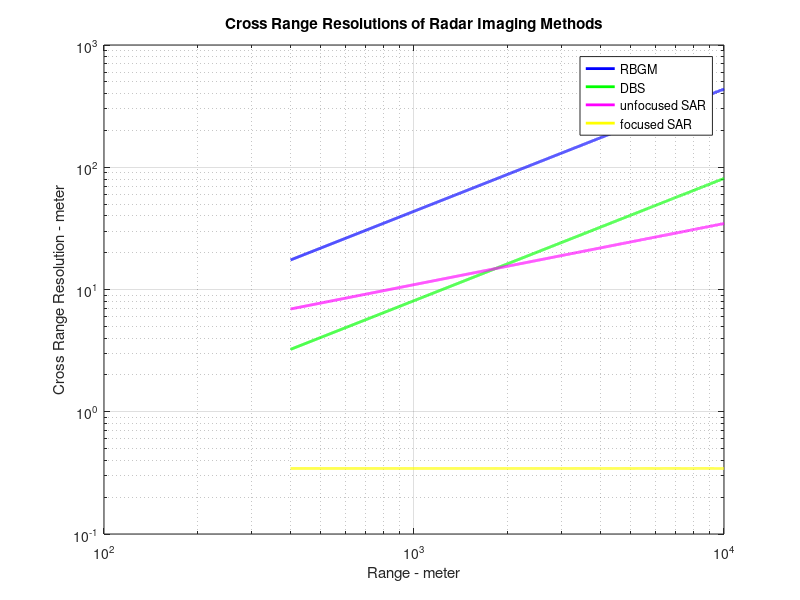

The MATLAB script that drew this image:
%% An analysis of Doppler beam sharpening technique used in fighter aircraft
%
% Please cite the paper below
% 
% [1] E. Onat and Y. Özkazanç, "An analysis of Doppler beam sharpening technique used in fighter aircraft," 2018 26th Signal Processing and Communications Applications Conference (SIU), Izmir, Turkey, 2018, pp. 1-4, doi: 10.1109/SIU.2018.8404521.
% 
% Contact
% Dr. Emrah Onat - TOBB University of Economics and Technology, Ankara, Turkey (eonat87@yahoo.com)
% Dr. Yakup Ozkazanc - Hacettepe University, Ankara, Turkey
%
% Matlab code for the Figure 

clear all
close all
clc

c = 3e8;       % speed of light  (m/s)
f = 10e9;      % frequency in (Hz)
v = 83.3333;   % aircraft velocity (m/s) 83.33 m/s = 300km/h
SR = 60;       % Scan Rate in degrees per sec (deg/s)
h = 866.0254;  % aircraft height (m)
D = 0.687;     % aperture diameter (m)

eta_d = 60;                % depression angle in degree
eta_r = eta_d/180*pi;      % depression angle in radian 
R = h/sin(eta_r);          % Range (m)
lambda = c/f;              % Wavelength (m)
T = 1/45;
theta_deg = 2.5;           % beamwidth - azimuth in degree
theta_r = theta_deg/180*pi;
D = lambda / theta_r;

%% RBGM cross-range resolution

d_CR_RBGM = theta_r * R;                  % x-range resolution of RBGM (m)

%% DBS cross-range resolution

v_low = v * 0.8;   % aircraft velocity 240 km/h

squint_angle = -90:1:90;
d_CR_DBS = abs(lambda * R./(2*v_low*T*sind(squint_angle)));   % x-range resolution of DBS (m)
BSR = d_CR_RBGM ./ d_CR_DBS;              % Beam Sharpening Ratio

d_CR_DBS(91) = d_CR_DBS(92);              % Get rid of Inf
d_CR_DBS_avg1 = mean2(d_CR_DBS);          % Average DBS x-range resolution

d_CR_DBS(d_CR_DBS>d_CR_RBGM) = d_CR_RBGM; % if DBS Gap is RBGM Resolution
d_CR_DBS_avg2 = mean2(d_CR_DBS);          % Average DBS x-range resolution

%% uSAR cross-range resolution

d_CR_uSAR = 2*sqrt(lambda * R);           % x-range resolution of uSAR (m)


%% Figure 13 of An analysis of Doppler beam sharpening technique used in fighter aircraft

R = 400:1:10000;      % Range
squint_angle = 90;    % Constant Squint angle

d_CR_RBGM_R = R.*theta_r;           % RBGM X-Range Resolutions vs. Range
d_CR_DBS_R = abs(lambda * R./(2*v*T*sind(squint_angle))); % DBS X-Range Resolutions vs. Range
d_CR_uSAR_R = sqrt(R.*lambda)/0.5;  % Unfocused SAR X-Range Resolutions vs. Range
d_CR_SAR_R = (D/2)*ones(size(R));   % Focused SAR X-Range Resolutions vs. Range

figure;
loglog(R,d_CR_RBGM_R,'b',"LineWidth",2);
hold on;
loglog(R,d_CR_DBS_R,'g',"LineWidth",2)
hold on;
loglog(R,d_CR_uSAR_R,'m',"LineWidth",2)
hold on;
loglog(R,d_CR_SAR_R,'y',"LineWidth",2)

legend('RBGM','DBS','unfocused SAR','focused SAR');
title('Cross Range Resolutions of Radar Imaging Methods');
ylabel('Cross Range Resolution - meter')
xlabel('Range - meter')
grid on